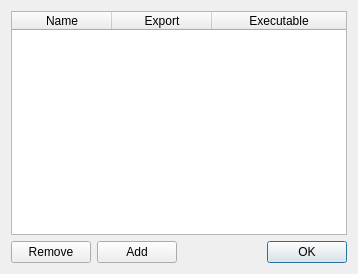
<?xml version="1.0" encoding="UTF-8"?>
<ui version="4.0">
 <class>Dialog</class>
 <widget class="QDialog" name="Dialog">
  <property name="geometry">
   <rect>
    <x>0</x>
    <y>0</y>
    <width>358</width>
    <height>274</height>
   </rect>
  </property>
  <property name="windowTitle">
   <string>Configure external commands</string>
  </property>
  <layout class="QVBoxLayout" name="verticalLayout">
   <item>
    <widget class="QTableWidget" name="tableWidget">
     <property name="selectionMode">
      <enum>QAbstractItemView::SingleSelection</enum>
     </property>
     <property name="selectionBehavior">
      <enum>QAbstractItemView::SelectRows</enum>
     </property>
     <attribute name="horizontalHeaderStretchLastSection">
      <bool>true</bool>
     </attribute>
     <attribute name="verticalHeaderVisible">
      <bool>false</bool>
     </attribute>
     <column>
      <property name="text">
       <string>Name</string>
      </property>
     </column>
     <column>
      <property name="text">
       <string>Export</string>
      </property>
     </column>
     <column>
      <property name="text">
       <string>Executable</string>
      </property>
     </column>
    </widget>
   </item>
   <item>
    <layout class="QHBoxLayout" name="horizontalLayout">
     <item>
      <widget class="QPushButton" name="button_remove">
       <property name="text">
        <string>Remove</string>
       </property>
       <property name="icon">
        <iconset theme="list-remove">
         <normaloff/>
        </iconset>
       </property>
      </widget>
     </item>
     <item>
      <widget class="QPushButton" name="button_add">
       <property name="text">
        <string>Add</string>
       </property>
       <property name="icon">
        <iconset theme="list-add">
         <normaloff/>
        </iconset>
       </property>
      </widget>
     </item>
     <item>
      <widget class="QDialogButtonBox" name="buttonBox">
       <property name="orientation">
        <enum>Qt::Horizontal</enum>
       </property>
       <property name="standardButtons">
        <set>QDialogButtonBox::Ok</set>
       </property>
      </widget>
     </item>
    </layout>
   </item>
  </layout>
 </widget>
 <resources/>
 <connections>
  <connection>
   <sender>buttonBox</sender>
   <signal>accepted()</signal>
   <receiver>Dialog</receiver>
   <slot>accept()</slot>
   <hints>
    <hint type="sourcelabel">
     <x>248</x>
     <y>254</y>
    </hint>
    <hint type="destinationlabel">
     <x>157</x>
     <y>273</y>
    </hint>
   </hints>
  </connection>
  <connection>
   <sender>buttonBox</sender>
   <signal>rejected()</signal>
   <receiver>Dialog</receiver>
   <slot>reject()</slot>
   <hints>
    <hint type="sourcelabel">
     <x>316</x>
     <y>260</y>
    </hint>
    <hint type="destinationlabel">
     <x>286</x>
     <y>273</y>
    </hint>
   </hints>
  </connection>
 </connections>
</ui>
